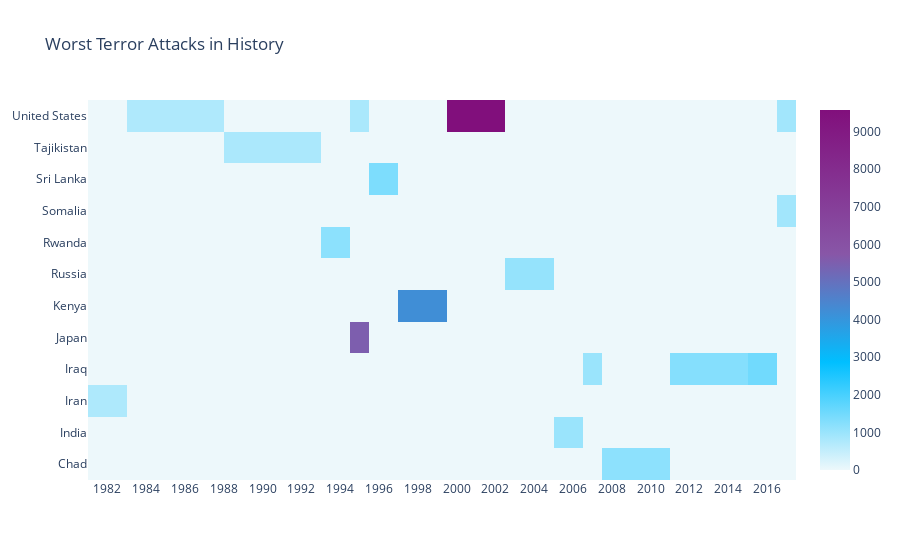

The cell this chart's notebook holds for it:
### Code cell
colorscale = [[0, '#edf8fb'], [.3, '#00BFFF'],  [.6, '#8856a7'],  [1, '#810f7c']]
heatmap = go.Heatmap(z=cay.values, x=cay.columns, y=cay.index, colorscale=colorscale)
data = [heatmap]
layout = go.Layout(title='Worst Terror Attacks in History', 
                  xaxis=dict(ticks='', nticks=20), 
                  yaxis=dict(ticks=''))
fig = go.Figure(data=data, layout=layout)
py.iplot(fig, filename='heatmap', show_link=False)

### Figure 1 — Plotly figure (JSON) as saved in the notebook; plotly's stock layout.template omitted (floating-point values rounded to 4 significant figures; data arrays with more than 128 entries replaced by an {"elided": "..."} marker saying what was removed)
{"data": [{"colorscale": [[0, "#edf8fb"], [0.3, "#00BFFF"], [0.6, "#8856a7"], [1, "#810f7c"]], "type": "heatmap", "x": [1982, 1984, 1992, 1994, 1995, 1996, 1998, 2001, 2004, 2006, 2007, 2008, 2014, 2016, 2017], "y": ["Chad", "India", "Iran", "Iraq", "Japan", "Kenya", "Russia", "Rwanda", "Somalia", "Sri Lanka", "Tajikistan", "United States"], "z": {"elided": "12x15 float values"}}], "layout": {"title": {"text": "Worst Terror Attacks in History"}, "xaxis": {"nticks": 20, "ticks": ""}, "yaxis": {"ticks": ""}}}
